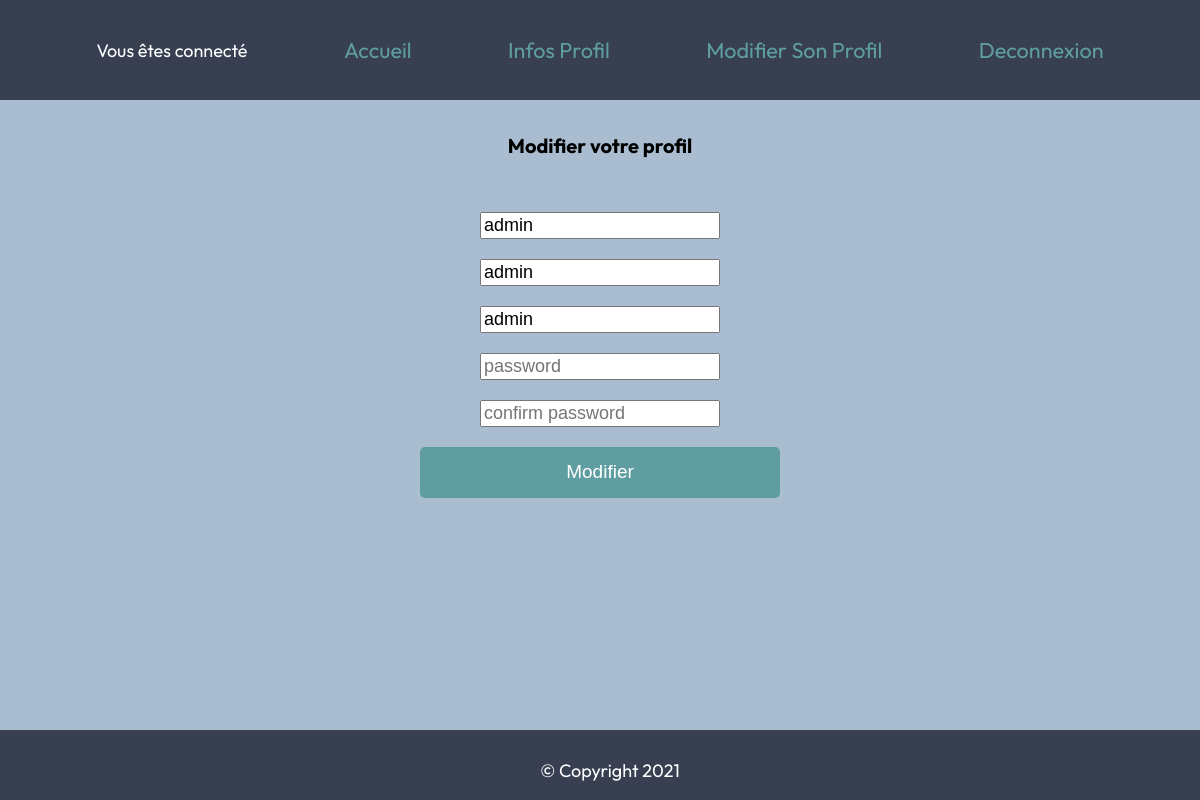
Screenshot of /profil.php (signed in) with the database file from the repository.
### tables this page shows
CREATE TABLE IF NOT EXISTS `utilisateurs` (
  `id` int NOT NULL AUTO_INCREMENT,
  `login` varchar(255) NOT NULL,
  `prenom` varchar(255) NOT NULL,
  `nom` varchar(255) NOT NULL,
  `password` varchar(255) NOT NULL,
  PRIMARY KEY (`id`)
);

### profil.php (the view, shortened to what this page needs)
<?php
$bdd = new PDO('mysql:host=localhost;dbname=moduleconnexion', 'root', '');
if (isset($_SESSION['id'])) {
	$requser = $bdd->prepare("SELECT * FROM utilisateurs WHERE id = ?");
	$requser->execute([$_SESSION['id']]);
	$user = $requser->fetch();
?>
	<!DOCTYPE html>
	<html lang="en">
	<head>
		<link rel="stylesheet" href="/module-connexion/CSS/style.css" />
	</head>
	<body>
		<header>
			<?php
			include 'header.php'
			?>
		</header>
		<body>
			<div align="center">
				<br />
				<h1>Modifier votre profil</h1>
				<br /><br />
				<form method="POST" action="" class="form">
					<input type="text" name="newlogin" placeholder="login" value="<?php echo @$user['login'] ?>" /><br /><br />
					<input type="text" name="newprenom" placeholder="prenom" value="<?php echo @$user['prenom'];  ?>" /><br /><br />
					<input type="text" name="newnom" placeholder="nom" value="<?php echo @$user['nom'] ?>" /><br /><br />
					<input type="password" name="newpassword1" placeholder="password" /><br /><br />
					<input type="password" name="newpassword2" placeholder="confirm password" />
					<br /><br />
					<input type="submit" class="bouton" name="modification" value="Modifier" />
				</form>
			</div>
			<footer>
				<div class="contact">© Copyright 2021 </div>
			</footer>
		</body>
	</html>
<?php
} else {
	header("Location: connexion.php");
}
?>

### CSS/style.css (style rules this page uses)
body { background-color: #A9BCD0; font-family:'Outfit', sans-serif; margin:0; padding:0; height:100%; }
header { background-color: #373F51; font-family:'Outfit', sans-serif; height: 100px; display: flex; align-items: center; justify-content: center; color:white; font-size: large; justify-content: space-evenly }
footer { position: fixed; padding: 10px 10px 0px 10px; font-family: 'Outfit', sans-serif; bottom: 0; width: 100%; height: 60px; background-color:#373F51; display: flex; align-items: center; justify-content: center; }
.contact { font-size: large; color: #fff; }
.form { width: 30%; }
input { font-size: large; }
.bouton { border-radius: 5px; background: cadetblue; text-align: center; cursor: pointer; font-size: 19px; width: 100%; height: 51px; color: #fff; padding: 0; border: 0; outline:0; }
h1 { font-size: 20px; }

### rows the page displays
utilisateurs: newlogin "admin", newprenom "admin", newnom "admin"
